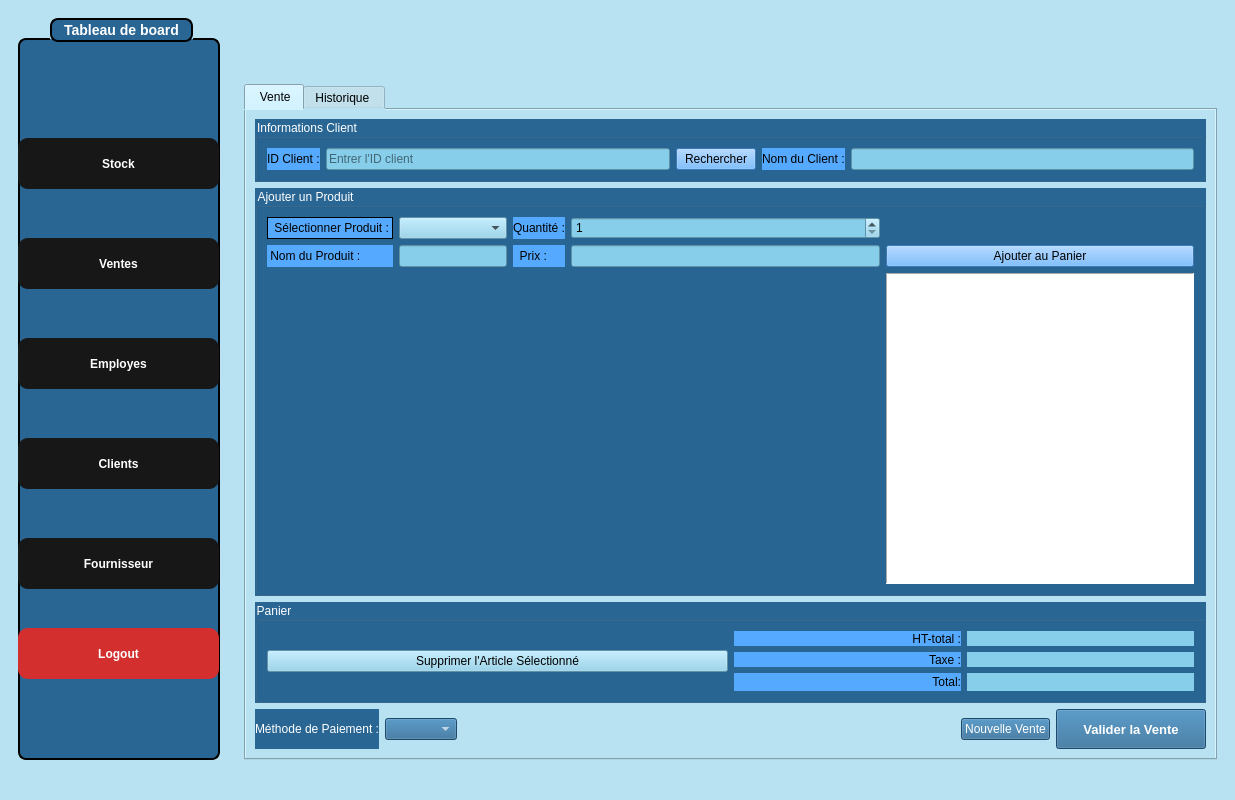
<?xml version="1.0" encoding="UTF-8"?>
<ui version="4.0">
 <class>SalesWindow</class>
 <widget class="QMainWindow" name="SalesWindow">
  <property name="geometry">
   <rect>
    <x>0</x>
    <y>0</y>
    <width>1235</width>
    <height>800</height>
   </rect>
  </property>
  <property name="windowTitle">
   <string>Sales Management - Smart Optical Store</string>
  </property>
  <property name="styleSheet">
   <string notr="true">background-color:#b8e2f2; color: black;</string>
  </property>
  <widget class="QWidget" name="centralwidget">
   <layout class="QHBoxLayout" name="horizontalLayout">
    <item>
     <widget class="QWidget" name="sidebarWidget" native="true">
      <property name="minimumSize">
       <size>
        <width>220</width>
        <height>0</height>
       </size>
      </property>
      <property name="maximumSize">
       <size>
        <width>220</width>
        <height>16777215</height>
       </size>
      </property>
      <layout class="QVBoxLayout" name="verticalLayout">
       <item>
        <widget class="QGroupBox" name="groupBox">
         <property name="styleSheet">
          <string notr="true">QGroupBox {
    background-color: rgb(41, 102, 148);   /* blue background */
    border: 2px solid black;               /* black border, 2px wide */
    border-radius: 8px;                    /* rounded corners */
    margin-top: 20px;                      /* space for the title */
    color: white;                          /* title text color */
    font-weight: bold;
    font-size: 14px;
}

QGroupBox::title {
 border: 2px solid black;               /* black border, 2px wide */
    border-radius: 8px;     
background-color: rgb(41, 102, 148);
    subcontrol-origin: margin;
    subcontrol-position: top center;       /* title centered */
    padding: 2px 10px;
}</string>
         </property>
         <property name="title">
          <string>Tableau de board</string>
         </property>
         <widget class="QPushButton" name="pushButton_4">
          <property name="geometry">
           <rect>
            <x>0</x>
            <y>420</y>
            <width>201</width>
            <height>51</height>
           </rect>
          </property>
          <property name="styleSheet">
           <string notr="true">#pushButton_4 {
    font-family: Arial, Helvetica, sans-serif;
    font-weight: bold;
    color: white;
    background-color: #171717;
    padding: 10px 20px;
    border: none;
    border-radius: 10px;
}

#pushButton_4:hover {
    background-color: #0c66ed; /* hover effect */
}

#pushButton_4:pressed {
    background-color: #094bb0; /* pressed effect */
}</string>
          </property>
          <property name="text">
           <string>Clients</string>
          </property>
         </widget>
         <widget class="QPushButton" name="pushButton">
          <property name="geometry">
           <rect>
            <x>0</x>
            <y>120</y>
            <width>201</width>
            <height>51</height>
           </rect>
          </property>
          <property name="styleSheet">
           <string notr="true">#pushButton{
    font-family: Arial, Helvetica, sans-serif;
    font-weight: bold;
    color: white;
    background-color: #171717;
    padding: 10px 20px;
    border: none;
    border-radius: 10px;
}

#pushButton:hover {
    background-color: #0c66ed; /* hover effect */
}

#pushButton:pressed {
    background-color: #094bb0; /* pressed effect */
}</string>
          </property>
          <property name="text">
           <string>Stock</string>
          </property>
         </widget>
         <widget class="QPushButton" name="pushButton_3">
          <property name="geometry">
           <rect>
            <x>0</x>
            <y>320</y>
            <width>201</width>
            <height>51</height>
           </rect>
          </property>
          <property name="styleSheet">
           <string notr="true">#pushButton_3 {
    font-family: Arial, Helvetica, sans-serif;
    font-weight: bold;
    color: white;
    background-color: #171717;
    padding: 10px 20px;
    border: none;
    border-radius: 10px;
}

#pushButton_3:hover {
    background-color: #0c66ed; /* hover effect */
}

#pushButton_3:pressed {
    background-color: #094bb0; /* pressed effect */
}</string>
          </property>
          <property name="text">
           <string>Employes</string>
          </property>
         </widget>
         <widget class="QPushButton" name="pushButton_2">
          <property name="geometry">
           <rect>
            <x>0</x>
            <y>220</y>
            <width>201</width>
            <height>51</height>
           </rect>
          </property>
          <property name="styleSheet">
           <string notr="true">#pushButton_2 {
    font-family: Arial, Helvetica, sans-serif;
    font-weight: bold;
    color: white;
    background-color: #171717;
    padding: 10px 20px;
    border: none;
    border-radius: 10px;
}

#pushButton_2:hover {
    background-color: #0c66ed; /* hover effect */
}

#pushButton_2:pressed {
    background-color: #094bb0; /* pressed effect */
}</string>
          </property>
          <property name="text">
           <string>Ventes</string>
          </property>
         </widget>
         <widget class="QPushButton" name="pushButton_5">
          <property name="geometry">
           <rect>
            <x>0</x>
            <y>520</y>
            <width>201</width>
            <height>51</height>
           </rect>
          </property>
          <property name="styleSheet">
           <string notr="true">#pushButton_5 {
    font-family: Arial, Helvetica, sans-serif;
    font-weight: bold;
    color: white;
    background-color: #171717;
    padding: 10px 20px;
    border: none;
    border-radius: 10px;
}

#pushButton_5:hover {
    background-color: #0c66ed; /* hover effect */
}

#pushButton_5:pressed {
    background-color: #094bb0; /* pressed effect */
}</string>
          </property>
          <property name="text">
           <string>Fournisseur</string>
          </property>
         </widget>
         <widget class="QPushButton" name="logoutButton">
          <property name="geometry">
           <rect>
            <x>0</x>
            <y>610</y>
            <width>201</width>
            <height>51</height>
           </rect>
          </property>
          <property name="styleSheet">
           <string notr="true">#logoutButton {
    font-family: Arial, Helvetica, sans-serif;
    font-weight: bold;
    color: white;
    background-color: #d32f2f;
    padding: 10px 20px;
    border: none;
    border-radius: 10px;
}

#logoutButton:hover {
    background-color: #f44336; /* hover effect */
}

#logoutButton:pressed {
    background-color: #c62828; /* pressed effect */
}
</string>
          </property>
          <property name="text">
           <string>Logout</string>
          </property>
         </widget>
        </widget>
       </item>
      </layout>
     </widget>
    </item>
    <item>
     <widget class="QWidget" name="contentWidget" native="true">
      <layout class="QVBoxLayout" name="verticalLayout_2">
       <item>
        <layout class="QHBoxLayout" name="headerLayout">
         <item>
          <spacer name="headerSpacer">
           <property name="orientation">
            <enum>Qt::Orientation::Horizontal</enum>
           </property>
           <property name="sizeHint" stdset="0">
            <size>
             <width>40</width>
             <height>20</height>
            </size>
           </property>
          </spacer>
         </item>
         <item>
          <widget class="QLabel" name="topRightLogoLabel">
           <property name="minimumSize">
            <size>
             <width>60</width>
             <height>60</height>
            </size>
           </property>
           <property name="maximumSize">
            <size>
             <width>60</width>
             <height>60</height>
            </size>
           </property>
           <property name="text">
            <string/>
           </property>
           <property name="pixmap">
            <pixmap resource="resources.qrc">:/images/logof.jpg</pixmap>
           </property>
           <property name="scaledContents">
            <bool>true</bool>
           </property>
           <property name="alignment">
            <set>Qt::AlignmentFlag::AlignCenter</set>
           </property>
          </widget>
         </item>
        </layout>
       </item>
       <item>
        <widget class="QTabWidget" name="tabWidget">
         <property name="currentIndex">
          <number>0</number>
         </property>
         <widget class="QWidget" name="newSaleTab">
          <attribute name="title">
           <string> Vente</string>
          </attribute>
          <layout class="QVBoxLayout" name="verticalLayout_3">
           <item>
            <widget class="QGroupBox" name="customerGroupBox">
             <property name="styleSheet">
              <string notr="true">background-color: rgb(41, 102, 148);
color: white;
</string>
             </property>
             <property name="title">
              <string>Informations Client</string>
             </property>
             <layout class="QHBoxLayout" name="horizontalLayout_2">
              <item>
               <widget class="QLabel" name="customerIdLabel">
                <property name="styleSheet">
                 <string notr="true">background-color: #55aaff;
color:black;</string>
                </property>
                <property name="text">
                 <string>ID Client :</string>
                </property>
               </widget>
              </item>
              <item>
               <widget class="QLineEdit" name="customerIdLineEdit">
                <property name="styleSheet">
                 <string notr="true">background-color: #87CEEB; color: black;</string>
                </property>
                <property name="text">
                 <string/>
                </property>
                <property name="placeholderText">
                 <string>Entrer l'ID client</string>
                </property>
               </widget>
              </item>
              <item>
               <widget class="QPushButton" name="customerSearchButton">
                <property name="styleSheet">
                 <string notr="true">background-color: #55aaff;
color:black;</string>
                </property>
                <property name="text">
                 <string>Rechercher</string>
                </property>
               </widget>
              </item>
              <item>
               <widget class="QLabel" name="customerNameLabel">
                <property name="styleSheet">
                 <string notr="true">background-color: #55aaff;
color:black;</string>
                </property>
                <property name="text">
                 <string>Nom du Client :</string>
                </property>
               </widget>
              </item>
              <item>
               <widget class="QLineEdit" name="customerNameLineEdit">
                <property name="enabled">
                 <bool>true</bool>
                </property>
                <property name="styleSheet">
                 <string notr="true">background-color: #87CEEB; color: black;</string>
                </property>
                <property name="readOnly">
                 <bool>false</bool>
                </property>
               </widget>
              </item>
             </layout>
            </widget>
           </item>
           <item>
            <widget class="QGroupBox" name="productGroupBox">
             <property name="styleSheet">
              <string notr="true">background-color: rgb(41, 102, 148);
color: white;</string>
             </property>
             <property name="title">
              <string>Ajouter un Produit</string>
             </property>
             <layout class="QGridLayout" name="gridLayout">
              <item row="0" column="4">
               <widget class="QSpinBox" name="quantitySpinBox">
                <property name="styleSheet">
                 <string notr="true">background-color: #87CEEB; color: black;</string>
                </property>
                <property name="minimum">
                 <number>1</number>
                </property>
                <property name="maximum">
                 <number>999</number>
                </property>
               </widget>
              </item>
              <item row="1" column="5">
               <widget class="QPushButton" name="addProductButton">
                <property name="styleSheet">
                 <string notr="true">background-color: #55aaff;
color:black;</string>
                </property>
                <property name="text">
                 <string>Ajouter au Panier</string>
                </property>
               </widget>
              </item>
              <item row="1" column="1" colspan="2">
               <widget class="QLineEdit" name="productNameLineEdit">
                <property name="enabled">
                 <bool>true</bool>
                </property>
                <property name="styleSheet">
                 <string notr="true">background-color: #87CEEB; color: black;</string>
                </property>
                <property name="readOnly">
                 <bool>true</bool>
                </property>
               </widget>
              </item>
              <item row="1" column="3">
               <widget class="QLabel" name="priceLabel">
                <property name="styleSheet">
                 <string notr="true">background-color: #55aaff;
color:black;</string>
                </property>
                <property name="text">
                 <string>  Prix :</string>
                </property>
               </widget>
              </item>
              <item row="1" column="4">
               <widget class="QLineEdit" name="priceLineEdit">
                <property name="enabled">
                 <bool>true</bool>
                </property>
                <property name="styleSheet">
                 <string notr="true">background-color: #87CEEB; color: black;</string>
                </property>
                <property name="readOnly">
                 <bool>true</bool>
                </property>
               </widget>
              </item>
              <item row="0" column="0">
               <widget class="QLabel" name="productIdLabel">
                <property name="styleSheet">
                 <string notr="true">background-color: #55aaff;
color:black;</string>
                </property>
                <property name="frameShape">
                 <enum>QFrame::Shape::Box</enum>
                </property>
                <property name="text">
                 <string> Sélectionner Produit :</string>
                </property>
               </widget>
              </item>
              <item row="1" column="0">
               <widget class="QLabel" name="productNameLabel">
                <property name="styleSheet">
                 <string notr="true">background-color: #55aaff;
color:black;</string>
                </property>
                <property name="text">
                 <string> Nom du Produit :</string>
                </property>
               </widget>
              </item>
              <item row="0" column="1" colspan="2">
               <widget class="QComboBox" name="productComboBox">
                <property name="styleSheet">
                 <string notr="true">background-color: #87CEEB; color: black;</string>
                </property>
                <property name="editable">
                 <bool>false</bool>
                </property>
               </widget>
              </item>
              <item row="0" column="3">
               <widget class="QLabel" name="quantityLabel">
                <property name="styleSheet">
                 <string notr="true">background-color: #55aaff;
color:black;</string>
                </property>
                <property name="text">
                 <string>Quantité :</string>
                </property>
               </widget>
              </item>
              <item row="2" column="5">
               <widget class="QTableView" name="cartTableView">
                <property name="styleSheet">
                 <string notr="true">background-color: rgb(255, 255, 255);
color: black;</string>
                </property>
                <property name="frameShape">
                 <enum>QFrame::Shape::Panel</enum>
                </property>
                <property name="selectionMode">
                 <enum>QAbstractItemView::SelectionMode::SingleSelection</enum>
                </property>
                <property name="selectionBehavior">
                 <enum>QAbstractItemView::SelectionBehavior::SelectRows</enum>
                </property>
               </widget>
              </item>
             </layout>
            </widget>
           </item>
           <item>
            <widget class="QGroupBox" name="cartGroupBox">
             <property name="styleSheet">
              <string notr="true">color: white;
background-color: rgb(41, 102, 148);</string>
             </property>
             <property name="title">
              <string>Panier</string>
             </property>
             <layout class="QVBoxLayout" name="verticalLayout_4">
              <item>
               <layout class="QHBoxLayout" name="horizontalLayout_3">
                <item>
                 <widget class="QPushButton" name="removeProductButton">
                  <property name="styleSheet">
                   <string notr="true">background-color: #87CEEB;
color: black;
</string>
                  </property>
                  <property name="text">
                   <string>Supprimer l'Article Sélectionné</string>
                  </property>
                 </widget>
                </item>
                <item>
                 <layout class="QGridLayout" name="totalsLayout">
                  <item row="1" column="1">
                   <widget class="QLabel" name="taxLabel">
                    <property name="font">
                     <font>
                      <pointsize>10</pointsize>
                      <bold>true</bold>
                     </font>
                    </property>
                    <property name="styleSheet">
                     <string notr="true">background-color: #87CEEB;</string>
                    </property>
                    <property name="text">
                     <string/>
                    </property>
                    <property name="alignment">
                     <set>Qt::AlignmentFlag::AlignRight|Qt::AlignmentFlag::AlignTrailing|Qt::AlignmentFlag::AlignVCenter</set>
                    </property>
                   </widget>
                  </item>
                  <item row="0" column="0">
                   <widget class="QLabel" name="label">
                    <property name="styleSheet">
                     <string notr="true">background-color: #55aaff;
color:black;</string>
                    </property>
                    <property name="text">
                     <string>HT-total :</string>
                    </property>
                    <property name="alignment">
                     <set>Qt::AlignmentFlag::AlignRight|Qt::AlignmentFlag::AlignTrailing|Qt::AlignmentFlag::AlignVCenter</set>
                    </property>
                   </widget>
                  </item>
                  <item row="1" column="0">
                   <widget class="QLabel" name="label_2">
                    <property name="styleSheet">
                     <string notr="true">background-color: #55aaff;
color:black;</string>
                    </property>
                    <property name="text">
                     <string>Taxe :</string>
                    </property>
                    <property name="alignment">
                     <set>Qt::AlignmentFlag::AlignRight|Qt::AlignmentFlag::AlignTrailing|Qt::AlignmentFlag::AlignVCenter</set>
                    </property>
                   </widget>
                  </item>
                  <item row="0" column="1">
                   <widget class="QLabel" name="subtotalLabel">
                    <property name="font">
                     <font>
                      <pointsize>10</pointsize>
                      <bold>true</bold>
                     </font>
                    </property>
                    <property name="styleSheet">
                     <string notr="true">background-color: #87CEEB;</string>
                    </property>
                    <property name="text">
                     <string/>
                    </property>
                    <property name="alignment">
                     <set>Qt::AlignmentFlag::AlignRight|Qt::AlignmentFlag::AlignTrailing|Qt::AlignmentFlag::AlignVCenter</set>
                    </property>
                   </widget>
                  </item>
                  <item row="2" column="0">
                   <widget class="QLabel" name="label_3">
                    <property name="styleSheet">
                     <string notr="true">background-color: #55aaff;
color:black;</string>
                    </property>
                    <property name="text">
                     <string>Total:</string>
                    </property>
                    <property name="alignment">
                     <set>Qt::AlignmentFlag::AlignRight|Qt::AlignmentFlag::AlignTrailing|Qt::AlignmentFlag::AlignVCenter</set>
                    </property>
                   </widget>
                  </item>
                  <item row="2" column="1">
                   <widget class="QLabel" name="totalLabel">
                    <property name="font">
                     <font>
                      <pointsize>12</pointsize>
                      <bold>true</bold>
                     </font>
                    </property>
                    <property name="styleSheet">
                     <string notr="true">background-color: #87CEEB;</string>
                    </property>
                    <property name="text">
                     <string/>
                    </property>
                    <property name="alignment">
                     <set>Qt::AlignmentFlag::AlignRight|Qt::AlignmentFlag::AlignTrailing|Qt::AlignmentFlag::AlignVCenter</set>
                    </property>
                   </widget>
                  </item>
                 </layout>
                </item>
               </layout>
              </item>
             </layout>
            </widget>
           </item>
           <item>
            <layout class="QHBoxLayout" name="horizontalLayout_4">
             <item>
              <widget class="QLabel" name="paymentMethodLabel">
               <property name="styleSheet">
                <string notr="true">background-color:rgb(41, 102, 148);
color: white;</string>
               </property>
               <property name="text">
                <string>Méthode de Paiement :</string>
               </property>
              </widget>
             </item>
             <item>
              <widget class="QComboBox" name="paymentMethodComboBox">
               <property name="styleSheet">
                <string notr="true">background-color: rgb(41, 102, 148);
color: white;</string>
               </property>
              </widget>
             </item>
             <item>
              <spacer name="horizontalSpacer_2">
               <property name="orientation">
                <enum>Qt::Orientation::Horizontal</enum>
               </property>
               <property name="sizeHint" stdset="0">
                <size>
                 <width>40</width>
                 <height>20</height>
                </size>
               </property>
              </spacer>
             </item>
             <item>
              <widget class="QPushButton" name="newSaleButton">
               <property name="styleSheet">
                <string notr="true">color: white;
background-color: rgb(41, 102, 148);</string>
               </property>
               <property name="text">
                <string>Nouvelle Vente</string>
               </property>
              </widget>
             </item>
             <item>
              <widget class="QPushButton" name="saveSaleButton">
               <property name="minimumSize">
                <size>
                 <width>150</width>
                 <height>40</height>
                </size>
               </property>
               <property name="font">
                <font>
                 <pointsize>10</pointsize>
                 <bold>true</bold>
                </font>
               </property>
               <property name="styleSheet">
                <string notr="true">background-color: rgb(41, 102, 148);
color: white;</string>
               </property>
               <property name="text">
                <string>Valider la Vente</string>
               </property>
              </widget>
             </item>
            </layout>
           </item>
          </layout>
         </widget>
         <widget class="QWidget" name="salesHistoryTab">
          <attribute name="title">
           <string>Historique </string>
          </attribute>
          <layout class="QVBoxLayout" name="verticalLayout_5">
           <item>
            <layout class="QHBoxLayout" name="horizontalLayout_5">
             <item>
              <widget class="QLabel" name="searchLabel">
               <property name="styleSheet">
                <string notr="true">background-color: #55aaff;
color:black;</string>
               </property>
               <property name="text">
                <string>Rechercher</string>
               </property>
              </widget>
             </item>
             <item>
              <widget class="QLineEdit" name="searchSalesLineEdit">
               <property name="styleSheet">
                <string notr="true">background-color: #87CEEB; color: black;</string>
               </property>
               <property name="placeholderText">
                <string>Rechercher par ID de vente</string>
               </property>
              </widget>
             </item>
             <item>
              <widget class="QCheckBox" name="dateFilterCheckBox">
               <property name="styleSheet">
                <string notr="true">background-color: #55aaff;
color:black;</string>
               </property>
               <property name="text">
                <string>Filtrer par date</string>
               </property>
              </widget>
             </item>
             <item>
              <widget class="QLabel" name="startDateLabel">
               <property name="styleSheet">
                <string notr="true">background-color: #55aaff;
color:black;</string>
               </property>
               <property name="text">
                <string>Date de :</string>
               </property>
              </widget>
             </item>
             <item>
              <widget class="QDateEdit" name="startDateEdit">
               <property name="enabled">
                <bool>false</bool>
               </property>
               <property name="styleSheet">
                <string notr="true">background-color: #87CEEB; color: black;</string>
               </property>
               <property name="calendarPopup">
                <bool>true</bool>
               </property>
              </widget>
             </item>
             <item>
              <widget class="QLabel" name="endDateLabel">
               <property name="styleSheet">
                <string notr="true">background-color: #55aaff;
color:black;</string>
               </property>
               <property name="text">
                <string>Date a :</string>
               </property>
              </widget>
             </item>
             <item>
              <widget class="QDateEdit" name="endDateEdit">
               <property name="enabled">
                <bool>false</bool>
               </property>
               <property name="styleSheet">
                <string notr="true">background-color: #87CEEB; color: black;</string>
               </property>
               <property name="calendarPopup">
                <bool>true</bool>
               </property>
              </widget>
             </item>
             <item>
              <widget class="QLabel" name="sortLabel">
               <property name="styleSheet">
                <string notr="true">background-color: #55aaff;
color:black;</string>
               </property>
               <property name="text">
                <string>Trier par :</string>
               </property>
              </widget>
             </item>
             <item>
              <widget class="QComboBox" name="sortComboBox">
               <property name="styleSheet">
                <string notr="true">background-color: #87CEEB; color: black;</string>
               </property>
              </widget>
             </item>
             <item>
              <widget class="QPushButton" name="sortButton">
               <property name="styleSheet">
                <string notr="true">background-color: #55aaff; color: black;</string>
               </property>
               <property name="text">
                <string>Trier</string>
               </property>
              </widget>
             </item>
            </layout>
           </item>
           <item>
            <widget class="QTableView" name="salesTableView">
             <property name="styleSheet">
              <string notr="true">background-color: #FFFFFF;
color:black;</string>
             </property>
             <property name="selectionMode">
              <enum>QAbstractItemView::SelectionMode::SingleSelection</enum>
             </property>
             <property name="selectionBehavior">
              <enum>QAbstractItemView::SelectionBehavior::SelectRows</enum>
             </property>
            </widget>
           </item>
           <item>
            <layout class="QHBoxLayout" name="exportButtonLayout">
             <item>
              <spacer name="horizontalSpacer_export">
               <property name="orientation">
                <enum>Qt::Orientation::Horizontal</enum>
               </property>
               <property name="sizeHint" stdset="0">
                <size>
                 <width>40</width>
                 <height>20</height>
                </size>
               </property>
              </spacer>
             </item>
             <item>
              <widget class="QPushButton" name="exportPdfButton">
               <property name="minimumSize">
                <size>
                 <width>200</width>
                 <height>40</height>
                </size>
               </property>
               <property name="font">
                <font>
                 <pointsize>10</pointsize>
                 <bold>true</bold>
                </font>
               </property>
               <property name="styleSheet">
                <string notr="true">background-color: #55aaff;
color: black;</string>
               </property>
               <property name="text">
                <string>Exporter Ventes en PDF</string>
               </property>
              </widget>
             </item>
            </layout>
           </item>
          </layout>
         </widget>
        </widget>
       </item>
      </layout>
     </widget>
    </item>
   </layout>
  </widget>
  <widget class="QStatusBar" name="statusbar"/>
 </widget>
 <resources>
  <include location="resources.qrc"/>
 </resources>
 <connections/>
</ui>
